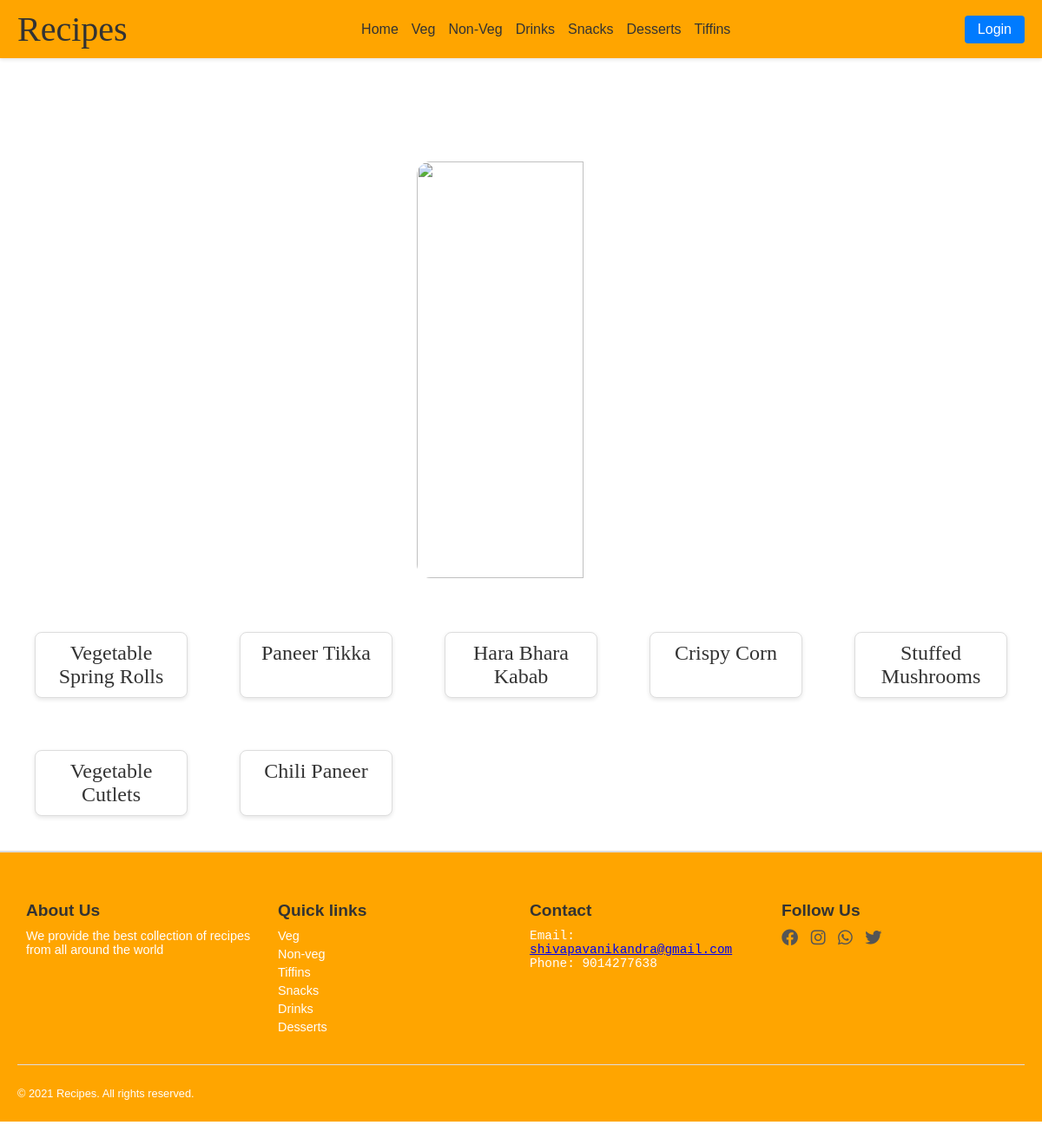
Screenshot of /veg/staters/ with the database file from the repository.
### veg/models.py (models this page shows, shortened)
class staters(models.Model):
    name = models.CharField(max_length=100)
    ingredients = models.TextField()
    recipe = models.TextField()
    image = models.ImageField(upload_to='images/')
    video=models.URLField(null=True,blank=True)

### veg/views.py (the view)
# urls.py: path('staters/',views.Staters,name='staters'),
def Staters(request):
    staterss = staters.objects.all()
    return render(request,'veg1/staters.html',{'staterss':staterss})

### template/veg1/staters.html (shortened to what this page needs)
<!DOCTYPE html>
<html lang="en">
<head>
    <link href="https://cdnjs.cloudflare.com/ajax/libs/font-awesome/6.0.0-beta3/css/all.min.css" rel="stylesheet">
<body>
    <nav>
        <div class="logo">Recipes</div>
        <div class="nav-links">
            <a href="{% url 'ourrecipe1:home' %}">Home</a>
            <div class="has-dropdown">
                <a href="{% url 'ourrecipe1:veg' %}">Veg</a>
            </div>
            <div class="has-dropdown">
                <a href="{% url 'ourrecipe1:nonveg' %}">Non-Veg</a>
            </div>
            <div class="has-dropdown">
                <a href="{% url 'ourrecipe1:drinks' %}">Drinks</a>
            </div>
            <div class="has-dropdown">
                <a href="{% url 'ourrecipe1:snacks' %}">Snacks</a>
            </div>
            <div class="has-dropdown">
                <a href="{% url 'ourrecipe1:dessert' %}">Desserts</a>
            </div>
            <div class="has-dropdown">
                <a href="{% url 'ourrecipe1:tiffins' %}">Tiffins</a>
            </div>
        </div>
        <div class="search-login">
            <button class="login-btn">Login</button>
        </div>
    </nav>
    <h1 id="head">Staters</h1>
    <div><img src="../../static/images/stater.jpg" alt="" id="img1"></div><br>
    <div class="fastfood-container">
        {% for i in staterss %}
    <a href="{% url 'veg:showstaters' i.id %}" class="fastfood-item">{{i.name}}</a>
    {% endfor %}</div>
    <footer>
        <div class="footer-section">
        <h4>About Us</h4>
        <p>We provide the best collection of recipes from all
            around the world</p>
        </div>
        <div class="footer-section">
        <ul>
            <h4>Quick links</h4>
            <a href="{% url 'ourrecipe1:veg' %}" class="quick"><li>Veg</li></a>
            <a href="{% url 'ourrecipe1:nonveg' %}" class="quick"><li>Non-veg</li></a>
            <a href="{% url 'ourrecipe1:tiffins' %}" class="quick"><li>Tiffins</li></a>
            <a href="{% url 'ourrecipe1:snacks' %}" class="quick"><li>Snacks</li></a>
            <a href="{% url 'ourrecipe1:drinks' %}" class="quick"><li>Drinks</li></a>
            <a href="{% url 'ourrecipe1:dessert' %}" class="quick"><li>Desserts</li></a>
        </ul>
        </div>
        <div class="footer-section">
        <h4>Contact</h4>
        <pre>Email:
<a href="#">shivapavanikandra@gmail.com</a>
Phone: 9014277638
        </pre>
        </div>
        <div class="footer-section">
        <h4>Follow Us</h4>
        <a href="#"><i class="fa-brands fa-facebook"></i></a>
        <a href="#"><i class="fa-brands fa-instagram"></i></a>
        <a href="#"><i class="fa-brands fa-whatsapp"></i></a>
        <a href="#"><i class="fa-brands fa-twitter"></i></a>
        </div>
        <hr>
        <p id="f2">&copy; 2021 Recipes. All rights reserved.</p>
    </footer>
</body>
</html>

### template/veg1/staters.html (style rules this page uses)
body { margin: 0; font-family: Arial, sans-serif; background-image: url(../../static/images/stater.jpg); background-repeat: no-repeat; background-size: cover; background-position: center; }
body::before { content: ""; position: absolute; top: 0vh; left: 0; right: 0; bottom: -80vh; background-image: inherit; background-size: inherit; background-repeat: inherit; filter: blur(6px); z-index: -1; }
#img1 { position: relative; z-index: 1; }
nav { display: flex; justify-content: space-between; align-items: center; background-color: orange; padding: 10px 20px; box-shadow: 0 2px 4px rgba(0, 0, 0, 0.1); }
.logo { font-size: 2.5rem; font-family: cursive; color: #333; }
.nav-links { display: flex; gap: 15px; }
.nav-links a { text-decoration: none; font-size: 1rem; color: #333; transition: color 0.3s; }
.has-dropdown { position: relative; }
.search-login { display: flex; gap: 10px; align-items: center; }
.login-btn { background-color: #007BFF; color: white; border: none; padding: 7px 15px; border-radius: 4px; font-size: 1rem; cursor: pointer; transition: background-color 0.3s; }
footer { display: flex; flex-wrap: wrap; justify-content: space-between; background-color: orange; padding: 20px; border-top: 2px solid #ddd; }
footer h4 { margin-bottom: 10px; font-size: 1.2rem; color: #333; }
footer p, pre { font-size: 0.9rem; color: white; margin: 5px 0; }
ul { list-style-type: none; padding: 0; margin: 0; }
ul a { text-decoration: none; color: white; font-size: 0.9rem; margin: 5px 0; display: block; }
footer a i { font-size: 1.2rem; color: #555; margin-right: 10px; transition: color 0.3s ease; }
footer hr { width: 100%; border: none; border-top: 1px solid #ddd; margin: 20px 0; }
#f2 { text-align: center; font-size: 0.8rem; color: white; }
.footer-section { flex: 1; min-width: 200px; margin: 10px; }
#img1 { width: 40%; height: 60vh; margin-left: 60vh; border-radius: 2vh; }
#head { font-size: 3rem; font-family: cursive; text-align: center; color: white; }
.fastfood-container { display: grid; grid-template-columns: repeat(auto-fit, minmax(150px, 1fr)); gap: 60px; padding: 40px; max-width: 1200px; margin: 0 auto; }
.fastfood-item { display: block; text-align: center; text-decoration: none; font-family: cursive; font-size: 1.5em; color: #333; background-color: #fff; padding: 10px 15px; border: 1px solid #ddd; border-radius: 8px; box-shadow: 0 2px 5px rgba(0, 0, 0, 0.1); transition: transform 0.2s, box-shadow 0.2s; }

### rows the page displays
staters: name "Vegetable Spring Rolls"
staters: name "Paneer Tikka"
staters: name "Hara Bhara Kabab"
staters: name "Crispy Corn"
staters: name "Stuffed Mushrooms"
staters: name "Vegetable Cutlets"
staters: name "Chili Paneer"
